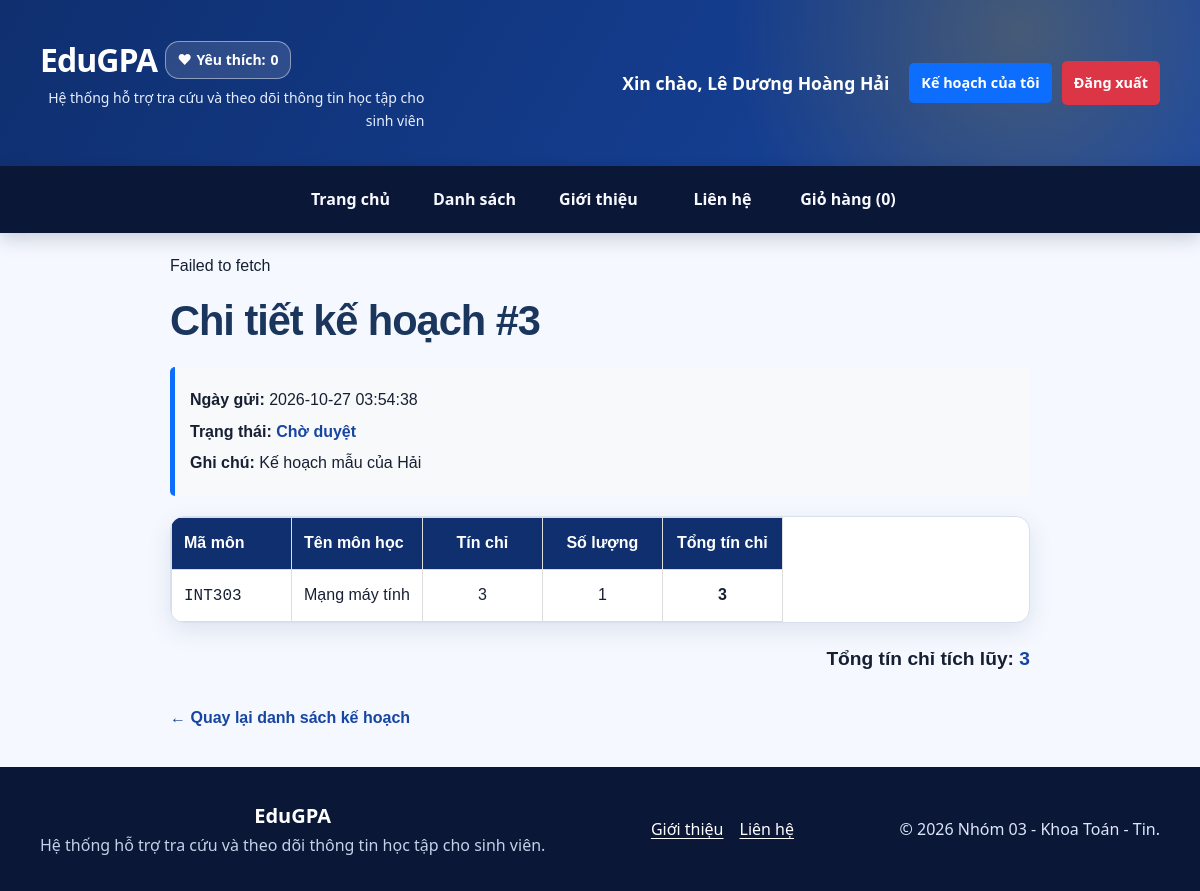
Screenshot of /don-hang.php?id=3 (signed in) with the database file from the repository.
### tables this page shows
CREATE TABLE nguoi_dung (
    id INT UNSIGNED AUTO_INCREMENT PRIMARY KEY,
    email VARCHAR(254) NOT NULL UNIQUE,
    ten_dang_nhap VARCHAR(50) NOT NULL UNIQUE,
    mat_khau VARCHAR(255) NOT NULL,
    ho_ten VARCHAR(100) NOT NULL,
    vai_tro ENUM('quan_tri', 'khach_hang') NOT NULL DEFAULT 'khach_hang',
    ngay_tao DATETIME NOT NULL DEFAULT CURRENT_TIMESTAMP
);

CREATE TABLE ke_hoach_hoc_tap (
    id INT UNSIGNED AUTO_INCREMENT PRIMARY KEY,
    nguoi_dung_id INT UNSIGNED NULL,
    trang_thai VARCHAR(20) NOT NULL DEFAULT 'cho_duyet'
        CHECK (trang_thai IN ('cho_duyet', 'da_duyet', 'tu_choi')),
    ghi_chu VARCHAR(500) NULL,
    ngay_tao DATETIME NOT NULL DEFAULT CURRENT_TIMESTAMP,
    FOREIGN KEY (nguoi_dung_id) REFERENCES nguoi_dung(id) ON DELETE SET NULL
);

CREATE TABLE chi_tiet_ke_hoach (
    ke_hoach_id INT UNSIGNED NOT NULL,
    mon_hoc_id INT UNSIGNED NOT NULL,
    ma_mon VARCHAR(20) NOT NULL,
    ten_mon VARCHAR(200) NOT NULL,
    so_tin_chi INT UNSIGNED NOT NULL,
    so_luong SMALLINT UNSIGNED NOT NULL DEFAULT 1,
    PRIMARY KEY (ke_hoach_id, mon_hoc_id),
    FOREIGN KEY (ke_hoach_id) REFERENCES ke_hoach_hoc_tap(id) ON DELETE CASCADE,
     
    CONSTRAINT fk_chi_tiet_ke_hoach_mon_hoc
        FOREIGN KEY (mon_hoc_id) REFERENCES mon_hoc(id) ON DELETE RESTRICT
);

### inc/ham.php (called while the page is built, shortened)
<?php
function e(mixed $giaTri): string
{
    return htmlspecialchars(
        (string) $giaTri,
        ENT_QUOTES | ENT_SUBSTITUTE,
        'UTF-8'
    );
}

### inc/xac-thuc.php (called while the page is built, shortened)
<?php
function nguoiDung(): ?array
{
    static $daTai = false;
    static $nd = null;
    if ($daTai) {
        return $nd;
    }
    $daTai = true;
    $uid = $_SESSION['uid'] ?? null;
    $uid = (int) $uid;
    $nd = (new KhoNguoiDung(db()))->timTheoId($uid);
    return $nd;
}
function yeuCauDangNhap(): array
{
    $nd = nguoiDung();
    return $nd;
}

### inc/db.php (called while the page is built, shortened)
<?php
function db(): PDO
{
    static $pdo = null;
    if ($pdo === null) {
        $pdo = new PDO(
            'mysql:host=' . (getenv('DB_HOST') ?: '127.0.0.1')
            . ';port=' . (getenv('DB_PORT') ?: '3306')
            . ';dbname=ltweb_nhom03;charset=utf8mb4',
            getenv('DB_USER') === false ? 'root' : getenv('DB_USER'),
            getenv('DB_PASS') === false ? '' : getenv('DB_PASS'),
            [PDO::ATTR_ERRMODE => PDO::ERRMODE_EXCEPTION,
             PDO::ATTR_DEFAULT_FETCH_MODE => PDO::FETCH_ASSOC,
             PDO::ATTR_EMULATE_PREPARES => false, PDO::ATTR_TIMEOUT => 3]
        );
    }
    return $pdo;
}

### src/Data/KhoNguoiDung.php (called while the page is built, shortened)
<?php
final class KhoNguoiDung
{
    public function timTheoId(int $uid): ?array
    {
        $st = $this->pdo->prepare('SELECT id, ten_dang_nhap, email, ho_ten, vai_tro
            FROM nguoi_dung WHERE id=?');
        $st->execute([$uid]);
        return $st->fetch() ?: null;
    }
}

### src/Services/KeHoachHocTap.php (called while the page is built, shortened)
<?php
class KeHoachHocTap
{
    public function __construct()
    {
        $this->khoMonHoc = new KhoMonHoc(db());
        $uid = $_SESSION['uid'] ?? null;
        if (is_int($uid) && $uid > 0) {
            $kho = new KhoTrangThaiNguoiDung(db());
            $_SESSION[self::SESSION_KEY] = $kho->gioHang($uid);
        }
    }
    private function uid(): ?int
    {
        $uid = $_SESSION['uid'] ?? null;
        return is_int($uid) && $uid > 0 ? $uid : null;
    }
    private function taiLaiGio(): void
    {
        $uid = $this->uid();
        if ($uid !== null) {
            $_SESSION[self::SESSION_KEY] = (new KhoTrangThaiNguoiDung(db()))->gioHang($uid);
        }
    }
    public function layDanhSachChiTiet(): array
    {
        $this->taiLaiGio();
        $chiTiet = [];
        $tongSoTinChi = 0;
        $tongSoMon = 0;
        $ids = [];
        return [
            'danh_sach' => $chiTiet,
            'tong_so_mon' => $tongSoMon,
            'tong_so_tin_chi' => $tongSoTinChi,
        ];
    }
}

### src/Data/KhoTrangThaiNguoiDung.php (called while the page is built, shortened)
<?php
final class KhoTrangThaiNguoiDung
{
    public function gioHang(int $uid): array
    {
        $st = $this->pdo->prepare('SELECT mon_hoc_id, so_luong FROM gio_hang_nguoi_dung WHERE nguoi_dung_id = ?');
        $st->execute([$uid]);
        $gio = [];
        foreach ($st->fetchAll() as $dong) {
            $gio[(int) $dong['mon_hoc_id']] = (int) $dong['so_luong'];
        }
        return $gio;
    }
}

### src/Data/KhoMonHoc.php (called while the page is built, shortened)
<?php
class KhoMonHoc
{
    public function theoNhieuId(array $ids): array
    {
        if ($ids === []) {
            return [];
        }
        $result = [];
        return $result;
    }
}

### src/Data/KhoKeHoach.php (called while the page is built, shortened)
<?php
final class KhoKeHoach
{
    public static function nhanTrangThai(string $tt): string
    {
        return match ($tt) {
            'cho_duyet' => 'Chờ duyệt',
            'da_duyet'  => 'Đã duyệt',
            'tu_choi'   => 'Từ chối',
            default     => $tt,
        };
    }
    public function chiTiet(int $keHoachId, int $nguoiDungId, bool $laQuanTri): ?array {
        $sql = 'SELECT id, nguoi_dung_id, trang_thai, ghi_chu, ngay_tao FROM ke_hoach_hoc_tap WHERE id = ?';
        $ts = [$keHoachId];
        if (!$laQuanTri) { $sql .= ' AND nguoi_dung_id = ?'; $ts[] = $nguoiDungId; }
        $st = $this->db->prepare($sql); $st->execute($ts);
        $keHoach = $st->fetch();
        $st = $this->db->prepare('SELECT mon_hoc_id, ma_mon, ten_mon, so_tin_chi, so_luong FROM chi_tiet_ke_hoach WHERE ke_hoach_id = ? ORDER BY ma_mon');
        $st->execute([$keHoachId]);
        $keHoach['chi_tiet'] = $st->fetchAll();
        return $keHoach;
    }
}

### don-hang.php (the view, shortened to what this page needs)
<?php
$nd        = yeuCauDangNhap();
$uid       = (int) $nd['id'];
$laQuanTri = ($nd['vai_tro'] === 'quan_tri');
$kho       = new KhoKeHoach(db());
$id = filter_var($_GET['id'] ?? '', FILTER_VALIDATE_INT, ['options' => ['min_range' => 1]]);
if ($id !== false) {
    $keHoach = $kho->chiTiet($id, $uid, $laQuanTri);
    $trang  = 'don-hang';
    require __DIR__ . '/inc/header.php';
    ?>
    <main class="noi-dung-chinh" style="padding: 20px; max-width: 900px; margin: 0 auto; font-family: Arial, sans-serif;">
        <h1 style="color: #1a365d; margin-bottom: 20px;">Chi tiết kế hoạch #<?= e((int) $keHoach['id']) ?></h1>
        <div style="background: #f8f9fa; padding: 15px; border-radius: 5px; border-left: 5px solid #0d6efd; margin-bottom: 20px;">
            <p style="margin: 5px 0;"><strong>Ngày gửi:</strong> <?= e((string) $keHoach['ngay_tao']) ?></p>
            <p style="margin: 5px 0;"><strong>Trạng thái:</strong>
                <span style="font-weight: bold; color: var(--mau-chinh);"><?= e(KhoKeHoach::nhanTrangThai((string) $keHoach['trang_thai'])) ?></span>
            </p>
            <?php if (!empty($keHoach['ghi_chu'])): ?>
                <p style="margin: 5px 0;"><strong>Ghi chú:</strong> <?= e((string) $keHoach['ghi_chu']) ?></p>
            <?php endif; ?>
        </div>
        <table style="width: 100%; border-collapse: collapse; margin-bottom: 20px; background: white;">
            <thead>
                <tr style="background: #1a365d; color: white;">
                    <th style="padding: 12px; border: 1px solid #ddd; text-align: left;">Mã môn</th>
                    <th style="padding: 12px; border: 1px solid #ddd; text-align: left;">Tên môn học</th>
                    <th style="padding: 12px; border: 1px solid #ddd; text-align: center;">Tín chỉ</th>
                    <th style="padding: 12px; border: 1px solid #ddd; text-align: center;">Số lượng</th>
                    <th style="padding: 12px; border: 1px solid #ddd; text-align: center;">Tổng tín chỉ</th>
                </tr>
            </thead>
            <tbody>
            <?php $tong = 0; foreach ($keHoach['chi_tiet'] as $ct):
                $t = (int)$ct['so_tin_chi'] * (int)$ct['so_luong'];
                $tong += $t; ?>
                <tr>
                    <td style="padding: 12px; border: 1px solid #ddd;"><code><?= e($ct['ma_mon']) ?></code></td>
                    <td style="padding: 12px; border: 1px solid #ddd;"><?= e($ct['ten_mon']) ?></td>
                    <td style="padding: 12px; border: 1px solid #ddd; text-align: center;"><?= e((int)$ct['so_tin_chi']) ?></td>
                    <td style="padding: 12px; border: 1px solid #ddd; text-align: center;"><?= e((int)$ct['so_luong']) ?></td>
                    <td style="padding: 12px; border: 1px solid #ddd; text-align: center; font-weight: bold;"><?= e((int)$t) ?></td>
                </tr>
            <?php endforeach; ?>
            </tbody>
        </table>
        <p style="text-align: right; font-size: 1.2rem;"><strong>Tổng tín chỉ tích lũy:</strong> <span style="color: var(--mau-chinh); font-weight: bold;"><?= e((int)$tong) ?></span></p>
        <p style="margin-top: 30px;"><a href="don-hang.php" style="color: var(--mau-chinh); text-decoration: none; font-weight: bold;">&larr; Quay lại danh sách kế hoạch</a></p>
    </main>
    <?php
    require __DIR__ . '/inc/footer.php';
    exit;
}
$trang     = 'don-hang';
require __DIR__ . '/inc/header.php';
?>
<?php require __DIR__ . '/inc/footer.php'; ?>

### inc/header.php (shortened to what this page needs)
<?php
$trang ??= '';
$goc ??= '';
$phienBanCss = filemtime(__DIR__ . '/../css/style.css') ?: 1;
$soMonTrongGio = 0;
try {
    $keHoachHeader = new \App\Services\KeHoachHocTap();
    $duLieuHeader = $keHoachHeader->layDanhSachChiTiet();
    $soMonTrongGio = $duLieuHeader['tong_so_mon'] ?? 0;
} catch (\Throwable $e) {
    $soMonTrongGio = 0;
}
$ndHeader  = nguoiDung();
$nguoiDung = $ndHeader['ho_ten'] ?? $ndHeader['ten_dang_nhap'] ?? null;
?>
<!DOCTYPE html>
<html lang="vi">
<head>
    <link rel="stylesheet" href="<?= e($goc) ?>css/style.css?v=<?= e((int) $phienBanCss) ?>">
</head>
<body class="trang<?= !empty($lopBody) ? ' ' . e($lopBody) : '' ?>">
    <header class="dau-trang">
        <div class="dau-trang__bo-cuc bao dau-trang__noi-dung">
            <div class="dau-trang__trai">
                <div class="dau-trang__cum-thuong-hieu">
                    <a class="thuong-hieu" href="<?= e($goc) ?>index.php">EduGPA</a>
                    <a class="dau-trang__yeu-thich" href="<?= e($goc) ?>danh-sach.php">
                        <span aria-hidden="true">♥</span>
                        <span>Yêu thích:</span>
                        <span data-so-luong-yeu-thich aria-live="polite" aria-atomic="true">0</span>
                    </a>
                </div>
                <p class="dau-trang__mo-ta-khoang-cach dau-trang__mo-ta">
                    Hệ thống hỗ trợ tra cứu và theo dõi thông tin học tập cho sinh viên
                </p>
            </div>
            <div class="dau-trang__tai-khoan dau-trang__phai">
                <?php if ($nguoiDung !== null): ?>
                    <span class="dau-trang__loi-chao">
                        Xin chào, <?= e($nguoiDung) ?>
                    </span>
                    <a href="<?= e($goc) ?>don-hang.php" class="dau-trang__nut-ke-hoach">Kế hoạch của tôi</a>
                    <form action="<?= e($goc) ?>dang-xuat.php" method="post">
                        <button type="submit" class="dau-trang__nut-dang-xuat">Đăng xuất</button>
                    </form>
                <?php else: ?>
                    <a href="<?= e($goc) ?>dang-nhap.php" class="dau-trang__nut-dang-nhap">Đăng nhập</a>
                <?php endif; ?>
            </div>
        </div>
    </header>
    <nav class="dieu-huong" aria-label="Điều hướng chính">
        <ul id="menu-chinh" class="dieu-huong__danh-sach menu-chinh">
            <li class="dieu-huong__muc">
                <a class="dieu-huong__lien-ket <?= $trang === 'index' ? 'dieu-huong__lien-ket--hien-tai' : '' ?>" href="<?= e($goc) ?>index.php" <?= $trang === 'index' ? 'aria-current="page"' : '' ?>>Trang chủ</a>
            </li>
            <li class="dieu-huong__muc">
                <a class="dieu-huong__lien-ket <?= $trang === 'danh-sach' ? 'dieu-huong__lien-ket--hien-tai' : '' ?>" href="<?= e($goc) ?>danh-sach.php" <?= $trang === 'danh-sach' ? 'aria-current="page"' : '' ?>>Danh sách</a>
            </li>
            <li class="dieu-huong__muc">
                <a class="dieu-huong__lien-ket <?= $trang === 'gioi-thieu' ? 'dieu-huong__lien-ket--hien-tai' : '' ?>" href="<?= e($goc) ?>gioi-thieu.php" <?= $trang === 'gioi-thieu' ? 'aria-current="page"' : '' ?>>Giới thiệu</a>
            </li>
            <li class="dieu-huong__muc">
                <a class="dieu-huong__lien-ket <?= $trang === 'lien-he' ? 'dieu-huong__lien-ket--hien-tai' : '' ?>" href="<?= e($goc) ?>lien-he.php" <?= $trang === 'lien-he' ? 'aria-current="page"' : '' ?>>Liên hệ</a>
            </li>
            <li class="dieu-huong__muc">
                <a class="dieu-huong__lien-ket <?= $trang === 'gio-hang' ? 'dieu-huong__lien-ket--hien-tai' : '' ?>" href="<?= e($goc) ?>gio-hang.php" <?= $trang === 'gio-hang' ? 'aria-current="page"' : '' ?>>Giỏ hàng (<span id="cart-count" aria-live="polite" aria-atomic="true"><?= e((string) $soMonTrongGio) ?></span>)</a>
            </li>
        </ul>
    </nav>

### rows the page displays
nguoi_dung: ho_ten "Lê Dương Hoàng Hải"
ke_hoach_hoc_tap: id "3", ngay_tao "2026-10-27 03:54:38", trang_thai "Chờ duyệt", ghi_chu "Kế hoạch mẫu của Hải"
chi_tiet_ke_hoach: ma_mon "INT303", ten_mon "Mạng máy tính", so_tin_chi "3", so_luong "1"

### other values shown
$soMonTrongGio "0"
$tong "3"
